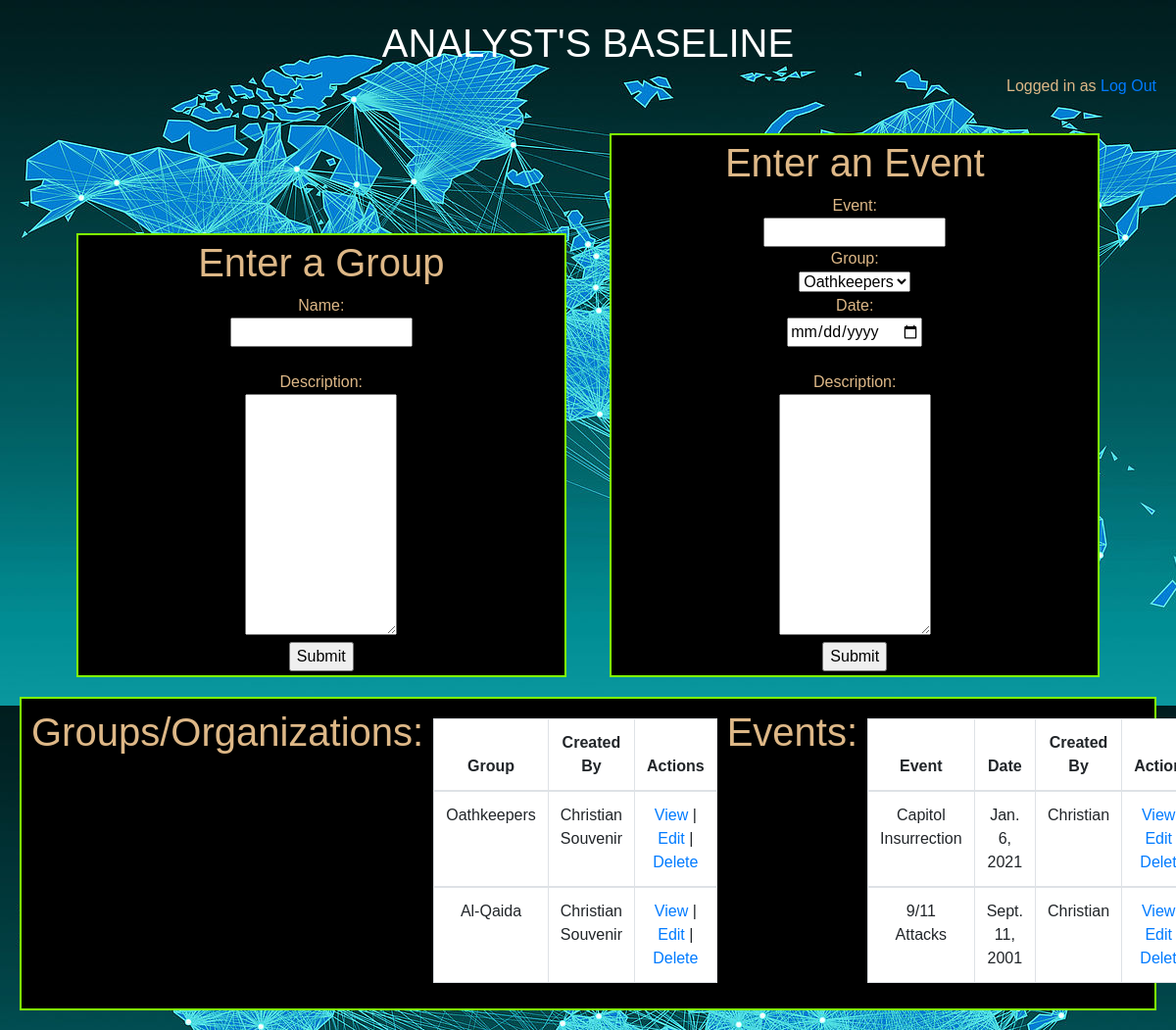
Page /intel/ on the committed database.
### intel_app/models.py (models this page shows)
class Group (models.Model):
    group_name = models.CharField("Group Name",max_length=20)
    description = models.TextField("Description")
    creator = models.ForeignKey (User, related_name = "groups", on_delete=models.CASCADE)
    created_at = models.DateTimeField(auto_now_add=True)
    updated_at = models.DateTimeField(auto_now=True)
    objects = GroupManager ()

class Event (models.Model):
    event_name = models.CharField("Event Name",max_length=20)
    event_date = models.DateField("Date of Event")
    group = models.ForeignKey(Group, related_name= "activities", on_delete=models.CASCADE)
    creator = models.ForeignKey (User, related_name = "events", on_delete=models.CASCADE)
    description = models.TextField("Description of Event")
    created_at = models.DateTimeField(auto_now_add=True)
    updated_at = models.DateTimeField(auto_now=True)
    objects = EventManager ()

### login_app/models.py (models this page shows)
class User(models.Model):
    first_name = models.CharField(max_length=20)
    last_name = models.CharField(max_length=40)
    email = models.CharField(max_length=40)
    password = models.CharField(max_length=60)
    created_at = models.DateTimeField(auto_now_add=True)
    updated_at = models.DateTimeField(auto_now=True)
    objects = UserManager()

### intel_app/views.py (the view)
# urls.py: path('', views.intel_index),
def intel_index (request):
    context = {
        "Groups": Group.objects.all(),
        "Events": Event.objects.all()
    }
    return render (request, "intelpage.htm", context)

### intel_app/templates/intelpage.htm (shortened to what this page needs)
<!DOCTYPE html>
<html lang="en">
<head>
    <link rel="stylesheet" href="https://stackpath.bootstrapcdn.com/bootstrap/4.5.2/css/bootstrap.min.css">
    {% load static %}
    <link rel="stylesheet" href="{% static 'css/intel_style.css' %}">
</head>
<body>
    <div id="header">
        <h1 class= "text-white">ANALYST'S BASELINE</h1>
            <p class= "text-right">Logged in as <a href="">{{request.session.first_name}}</a> <a href="/user/logout">Log Out</a></p>
    </div>
    <div class="group">
            <form action="/intel/group/create" method="POST">
                <h1>Enter a Group</h1>
                Name:
                <br>
                <input type="text" name="group_name">
                <br>
                <br>
                Description:
                <br>
                <textarea name="description" cols="15" rows="10"></textarea>
                <br>
                <input type="submit">
            </form>
            <form action="/intel/event/create" method="POST">
                <h1>Enter an Event</h1>
                    Event:
                    <br>
                    <input type="text" name="event_name">
                    <br>
                    Group:
                    <br>
                    <select name="group" >
                        {% for group in Groups.all %}
                            <option value="{{group.id}}">{{group.group_name}}</option>
                        {% endfor %}
                    </select>
                    <br>
                    Date:
                    <br>
                    <input type="date" name="event_date">
                    <br>
                    <br>
                    Description:
                    <br>
                    <textarea name="description" cols="15" rows="10"></textarea>
                    <br>
                    <input type="submit">
            </form>
    </div>
    <div class="event">
            <h1>Groups/Organizations:</h1>
            <br>
            <table class="table table-bordered">
                <thead >
                    <tr>
                        <th>Group</th>
                        <th>Created By</th>
                        <th>Actions</th>
                    </tr>
                </thead>
                {% for g in Groups %}
                <tbody>
                    <tr>
                        <td>{{g.group_name}}</td>
                        <td>{{g.creator.first_name}} {{g.creator.last_name}}</td>
                        <td><a href="/intel/group/{{g.id}}">View</a> | <a href="/intel">Edit</a> | <a href="/intel/group/{{g.id}}/delete">Delete</a></td>
                    </tr>
                </tbody>
                {% endfor %}
            </table>
            <br>
            <h1>Events:</h1>
            <br>
            <table class="table table-bordered">
                <thead>
                    <tr>
                        <th>Event</th>
                        <th>Date</th>
                        <th>Created By</th>
                        <th>Actions</th>
                    </tr>
                </thead>
                {% for e in Events %}
                <tbody>
                    <tr>
                        <td>{{e.event_name}}</td>
                        <td>{{e.event_date}}</td>
                        <td>{{e.creator.first_name}}</td>
                        <td><a href="/intel/event/{{e.id}}">View</a> | <a href="/intel">Edit</a> |
                        <a href="/intel/event/{{e.id}}/delete">Delete</a></td>
                    </tr>
                </tbody>
                {% endfor %}
            </table>
    </div>
</body>
</html>

### intel_app/static/css/intel_style.css (style rules this page uses)
body { text-align: center; background-image: url("images/global_background.jpeg"); color:burlywood; padding: 20px; font-family:'Gill Sans', 'Gill Sans MT', Calibri, 'Trebuchet MS', sans-serif; }
.group { display: inline; vertical-align: top; align-content: center; justify-items: center; padding: 10px; }
.event { display: flex; vertical-align: top; align-content: center; justify-items: center; border: chartreuse solid 2px; background: black; padding: 10px; }
form { display: inline-block; text-align: center; width: 500px; border:chartreuse 2px solid; background:black; padding: 4px; margin: 20px; }
table { background-color: white; border: black 3px solid; margin: 10px; }

### rows in the picture
Group: group_name "Oathkeepers", creator.first_name "Christian", creator.last_name "Souvenir"
Group: group_name "Al-Qaida", creator.first_name "Christian", creator.last_name "Souvenir"
Event: event_name "Capitol Insurrection", event_date "Jan. 6, 2021", creator.first_name "Christian"
Event: event_name "9/11 Attacks", event_date "Sept. 11, 2001", creator.first_name "Christian"

### other values in the picture
form field group "Oathkeepers"
